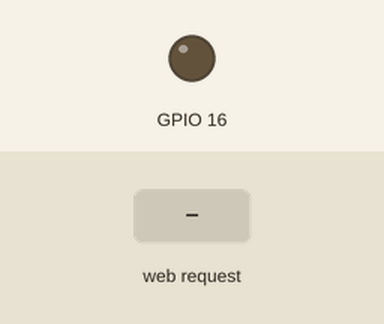
The sketch below on a simulated ESP8266 (NodeMCU). Shown: output pins drawn as LEDs (lit = HIGH). The inputs (shaded band) are chosen by the test bench. WiFi joins after 1.5 s; servers stay silent unless stated; what the sketch prints to the serial monitor is not drawn.

Above: at 2.7 s.
2.8 s: HTTP request GET /pot/1 received
At 3.8 s:
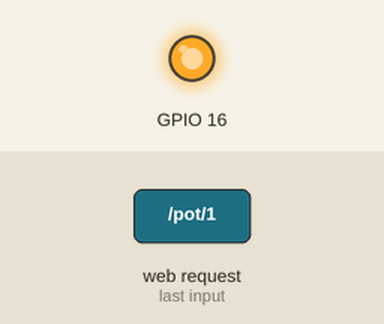
4.3 s: HTTP request GET /pot/0 received
At 4.9 s:
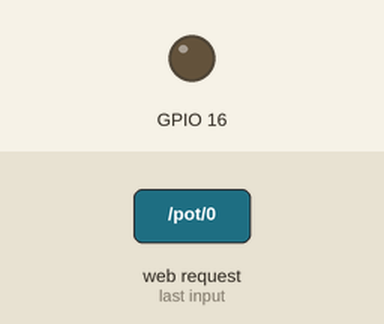
7.3 s: HTTP request GET /coinin/1 received
At 8.4 s:
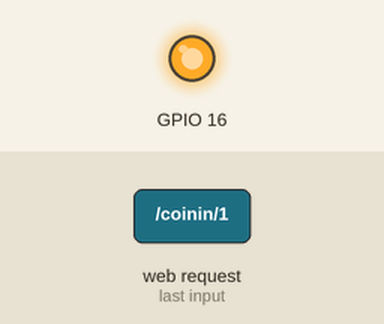
Timing chart, 0 to 9.8 s (numbered marks = the images above; inputs shaded):
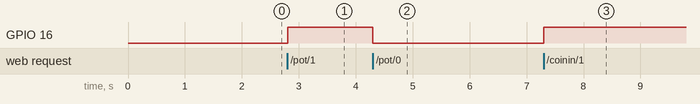

The sketch:

WiFiManualWebServer.ino
```cpp
#include <ESP8266WiFi.h>

#ifndef STASSID
#define STASSID ""
#define STAPSK  ""
#endif

const char* ssid = STASSID;
const char* password = STAPSK;

WiFiServer server(80);

void setup() {
  Serial.begin(115200);

  pinMode(16, OUTPUT);

  Serial.print(F("Connecting to "));
  Serial.println(ssid);
  WiFi.mode(WIFI_STA);
  WiFi.begin(ssid, password);

  while (WiFi.status() != WL_CONNECTED) {
    delay(500);
    Serial.print(F("."));
  }
  Serial.println();
  Serial.println(F("WiFi connected"));
  server.begin();
  Serial.println(F("Server started"));

  Serial.println(WiFi.localIP());
}

void loop() {
  WiFiClient client = server.available();
  if (!client) {
    return;
  }
  Serial.println(F("new client"));

  client.setTimeout(5000); // default is 1000

  String req = client.readStringUntil('\r');
  Serial.println(F("request: "));
  Serial.println(req);
  int val;
  if (req.indexOf(F("/pot/0")) != -1) {
    val = 0;
  } else if (req.indexOf(F("/pot/1")) != -1) {
    val = 1;
  } else if (req.indexOf(F("/coinin/0")) != -1) {
    val = 0;
  } else if (req.indexOf(F("/coinin/1")) != -1) {
    val = 1;
  } else {
    Serial.println("Invalid request");
  }

  digitalWrite(16, val);

  while (client.available()) {
    client.read();
  }
  client.print(F("HTTP/1.1 200 OK\r\nContent-Type: text/html\r\n\r\n<!DOCTYPE HTML>\r\n<html>\r\nGPIO is now "));
  client.print((val) ? F("high") : F("low"));
  client.print(F("<br><br>Click <a href='http://"));
  client.print(WiFi.localIP());
  client.print(F("/pot/1'>here</a> to switch LED GPIO on, or <a href='http://"));
  client.print(WiFi.localIP());
  client.print(F("/pot/0'>here</a> to switch LED GPIO off.</html>"));
  Serial.println(F("Disconnecting from client"));
}
```

Measured:
- after the input at 2.8 s, GPIO 16: LOW → HIGH at once
- after the input at 4.3 s, GPIO 16: HIGH → LOW at once
- after the input at 7.3 s, GPIO 16: LOW → HIGH at once
